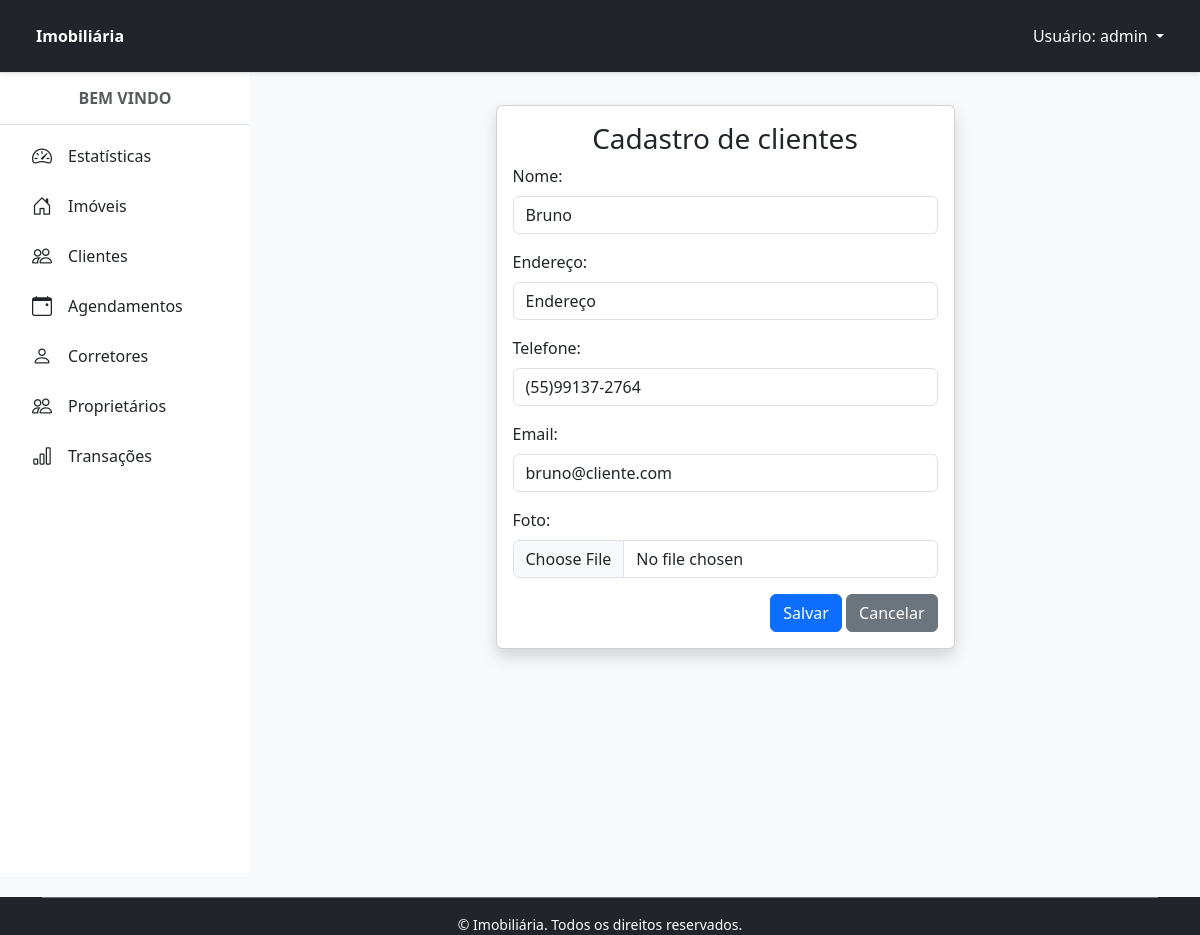
Page /cliente/14/editar/ (signed in) on the committed database.
### cliente/models.py (models this page shows, shortened)
class Cliente(Pessoa):
    codigoCliente = models.CharField('Código do Cliente', max_length=10, unique=True, help_text='Código único do cliente')
    class Meta:
        verbose_name = 'Cliente'
        verbose_name_plural = 'Clientes'

### cliente/views.py (the view)
# urls.py: path('cliente/<int:pk>/editar/', ClienteUpdateView.as_view(), name='cliente_editar'),
class ClienteUpdateView(PermissionRequiredMixin, SuccessMessageMixin, UpdateView):
    permission_required = 'cliente.change_cliente'
    permission_denied_message = 'Editar cliente'
    model = Cliente
    form_class = ClienteModelForm
    template_name = 'cliente_form.html'
    success_url = reverse_lazy('cliente')
    success_message = 'Cliente alterado com sucesso!'

### cliente/forms.py (shortened to what this page needs)
class ClienteModelForm(forms.ModelForm):
    class Meta:
        model = Cliente
        fields = ['nome', 'endereco', 'telefone', 'email', 'foto']
        error_messages = {
            'nome': {'required': 'O nome do cliente é um campo obrigatório'},
            'endereco': {'required': 'O endereço do cliente é um campo obrigatório'},
            'telefone': {'required': 'O número do telefone é um campo obrigatório'},
            'email': {'required': 'O e-mail do cliente é um campo obrigatório',
                'invalid': 'Formato inválido para o e-mail. Exemplo de formato válido: cliente@cliente.com',
            }
        }
    def __init__(self, *args, **kwargs):
        super().__init__(*args, **kwargs)
        self.fields['nome'].widget.attrs['placeholder'] = 'Fulano da imobiliária'
        self.fields['endereco'].widget.attrs['placeholder'] = 'Av. Roraima nº 1000 Cidade Universitária Bairro - Camobi, Santa Maria - RS, 97105-900'
        self.fields['telefone'].widget.attrs['placeholder'] = '(55) 99999-9999'
        self.fields['email'].widget.attrs['placeholder'] = 'cliente@imobiliária.com'

### cliente/templates/cliente_form.html (shortened to what this page needs)
{% extends 'principal.html' %}
{% load django_bootstrap5 %}
{% block content %}
    <div class="card shadow m-3 col-md-6 mx-auto">
        <div class="card-body">
            <div class="row">
                <h3 class="text-center">Cadastro de clientes</h3>
                <form method="POST" enctype="multipart/form-data">
                    {% bootstrap_form form %}
                    <div class="text-end">
                        {% bootstrap_button button_type="submit" content="Salvar" %}
                        <a href="{% url 'cliente' %}" class="btn btn-secondary text-white" type="button">
                            <span class="text">Cancelar</span>
                        </a>
                    </div>
                </form>
            </div>
        </div>
    </div>
{% endblock %}

### home/templates/navbar.html (shortened to what this page needs)
<header class="bg-dark border-bottom py-3 px-4 sticky-top shadow-sm">
  <div class="container-fluid">
    <div class="d-flex justify-content-between align-items-center">
      {% if request.user.is_authenticated %}
        <div class="d-flex align-items-center gap-2">
          <span class="fw-bold text-white">Imobiliária</span>
        </div>
        <ul class="navbar-nav">
          <li class="nav-item dropdown">
            <a class="nav-link dropdown-toggle text-white" href="#" id="navbarLogin" role="button" data-bs-toggle="dropdown" aria-expanded="false">
              Usuário: {{ request.user.username }}
            </a>
          </li>
        </ul>
      {% endif %}
    </div>
  </div>
</header>

### rows in the picture
Cliente: nome "Bruno", endereco "Endereço", telefone "(55)99137-2764", email "bruno@cliente.com"

### other values in the picture
{{ request.user.username }} "admin"
